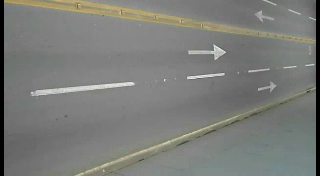
#> input picture frame 37 of CarCounting/traffic.avi, 320 x 176 px, given in place of antalya.mp4, which was not available
$ python video_okuma_izleme.py
#> lines starting #> are read from the running program, lines starting #| are printed output that depends on the picture
import cv2

# webcam üzerinden görüntüleri alacağız
# cap = cv2.VideoCapture(0)  #webcam'den okuyacaksak 0 değerini gireriz, bilgisayara bağlı başka bir kamerayı kullanacaksak 1,2 gibi değerler girebiliriz

# video dosyasından görüntüyü alma
cap = cv2.VideoCapture("antalya.mp4")

#
while True:    # Videoların karelerini tek tek okuyarak gösterebilmek için döngü açmak zorundayız

    ret, frame = cap.read()  # cap.read() 2 değer döndürür, ilki videoları doğru okuduysa True yanlış ise False, ikincisi' de frameler yani karelerdir
#> frame is the input picture: shape (176, 320, 3); mean B, G, R 121, 124.5, 123.3
    if ret == 0:  # video bitmiştir video bitince döngüden çıksın videp kapansın
        break
    frame = cv2.flip(frame, 1) # aldığımız görüntüyü istediğimiz her eksene göre yansıtır  1-> y eksenine göre tersini alıyor
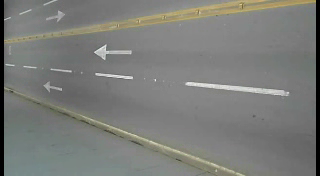
#> frame: shape (176, 320, 3); mean B, G, R 121, 124.5, 123.3
    cv2.imshow("Antalya", frame)
    if cv2.waitKey(10) & 0xFF == ord("q"):  # her frame 30 sn gösterilecek
#> (key q is pressed here)
        break  # q tuşuna basınca ekranı kapatır


cap.release()
"""VideoCapture nesnesinin kaynakla (genellikle bir video dosyası
veya kamera akışı) ilişkisini sonlandırmak için kullanılır.
Bu yöntemi kullanarak kaynağa olan bağlantıyı serbest bırakabilir ve
kaynak dosyanın veya kamera akışının kullanımını tamamladığınızda kaynağı
serbest bırakarak kaynaklarınızı etkili bir şekilde yönetebilirsiniz"""

cv2.destroyAllWindows()

$ run again, starting later in the video
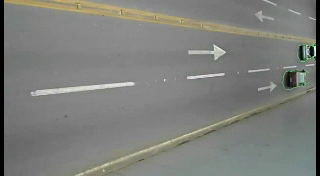
#> input picture frame 168 of CarCounting/traffic.avi, 320 x 176 px, given in place of antalya.mp4, which was not available
#> frame is the input picture: shape (176, 320, 3); mean B, G, R 122.7, 126.8, 125.5
#> `frame = cv2.flip(frame, 1)`:
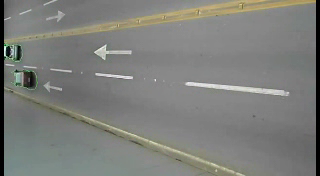
#> frame: shape (176, 320, 3); mean B, G, R 122.7, 126.8, 125.5

$ run again, starting later in the video
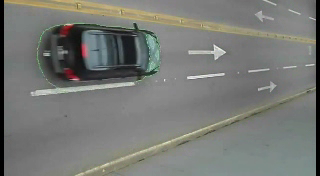
#> input picture frame 299 of CarCounting/traffic.avi, 320 x 176 px, given in place of antalya.mp4, which was not available
#> frame is the input picture: shape (176, 320, 3); mean B, G, R 117.1, 121.2, 119.4
#> `frame = cv2.flip(frame, 1)`:
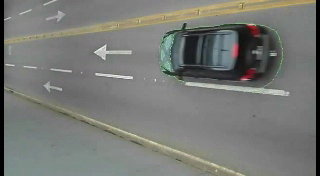
#> frame: shape (176, 320, 3); mean B, G, R 117.1, 121.2, 119.4
